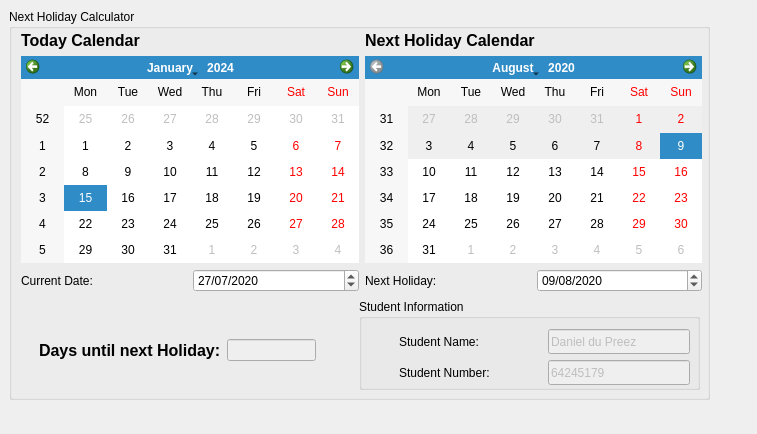
<?xml version="1.0" encoding="UTF-8"?>
<ui version="4.0">
 <class>Dialog</class>
 <widget class="QDialog" name="Dialog">
  <property name="geometry">
   <rect>
    <x>0</x>
    <y>0</y>
    <width>757</width>
    <height>434</height>
   </rect>
  </property>
  <property name="windowTitle">
   <string>Next Holiday Calculator</string>
  </property>
  <widget class="QGroupBox" name="nextHolidayGroupBox">
   <property name="geometry">
    <rect>
     <x>9</x>
     <y>9</y>
     <width>701</width>
     <height>391</height>
    </rect>
   </property>
   <property name="title">
    <string>Next Holiday Calculator</string>
   </property>
   <widget class="QGroupBox" name="studentInfoLayout">
    <property name="geometry">
     <rect>
      <x>350</x>
      <y>290</y>
      <width>341</width>
      <height>91</height>
     </rect>
    </property>
    <property name="sizePolicy">
     <sizepolicy hsizetype="Preferred" vsizetype="Preferred">
      <horstretch>0</horstretch>
      <verstretch>0</verstretch>
     </sizepolicy>
    </property>
    <property name="title">
     <string>Student Information</string>
    </property>
    <widget class="QWidget" name="layoutWidget">
     <property name="geometry">
      <rect>
       <x>40</x>
       <y>30</y>
       <width>291</width>
       <height>56</height>
      </rect>
     </property>
     <layout class="QHBoxLayout" name="studentLayout">
      <item>
       <layout class="QVBoxLayout" name="studentLabelsLayout">
        <item>
         <widget class="QLabel" name="studNameDescLabel">
          <property name="enabled">
           <bool>true</bool>
          </property>
          <property name="text">
           <string>Student Name:</string>
          </property>
         </widget>
        </item>
        <item>
         <widget class="QLabel" name="studNumDesclabel">
          <property name="text">
           <string>Student Number:</string>
          </property>
         </widget>
        </item>
       </layout>
      </item>
      <item>
       <layout class="QVBoxLayout" name="studentDetailsLayout">
        <item>
         <widget class="QLineEdit" name="studNameLable">
          <property name="enabled">
           <bool>false</bool>
          </property>
          <property name="sizePolicy">
           <sizepolicy hsizetype="Preferred" vsizetype="Preferred">
            <horstretch>0</horstretch>
            <verstretch>0</verstretch>
           </sizepolicy>
          </property>
          <property name="text">
           <string>Daniel du Preez</string>
          </property>
         </widget>
        </item>
        <item>
         <widget class="QLineEdit" name="studNumLable">
          <property name="enabled">
           <bool>false</bool>
          </property>
          <property name="sizePolicy">
           <sizepolicy hsizetype="Preferred" vsizetype="Preferred">
            <horstretch>0</horstretch>
            <verstretch>0</verstretch>
           </sizepolicy>
          </property>
          <property name="text">
           <string>64245179</string>
          </property>
         </widget>
        </item>
       </layout>
      </item>
     </layout>
    </widget>
   </widget>
   <widget class="QWidget" name="layoutWidget">
    <property name="geometry">
     <rect>
      <x>12</x>
      <y>22</y>
      <width>681</width>
      <height>261</height>
     </rect>
    </property>
    <layout class="QHBoxLayout" name="calendarLayout">
     <item>
      <layout class="QVBoxLayout" name="todayLayout">
       <item>
        <widget class="QLabel" name="todayCalendarLabel">
         <property name="text">
          <string>&lt;html&gt;&lt;head/&gt;&lt;body&gt;&lt;p&gt;&lt;span style=&quot; font-size:12pt; font-weight:600;&quot;&gt;Today Calendar&lt;/span&gt;&lt;/p&gt;&lt;/body&gt;&lt;/html&gt;</string>
         </property>
        </widget>
       </item>
       <item>
        <widget class="QCalendarWidget" name="todayCalendar">
         <property name="minimumDate">
          <date>
           <year>2020</year>
           <month>7</month>
           <day>26</day>
          </date>
         </property>
        </widget>
       </item>
       <item>
        <layout class="QHBoxLayout" name="currentDateLayout">
         <item>
          <widget class="QLabel" name="currentDate">
           <property name="text">
            <string>Current Date:</string>
           </property>
          </widget>
         </item>
         <item>
          <widget class="QDateEdit" name="currentDateEdit">
           <property name="dateTime">
            <datetime>
             <hour>0</hour>
             <minute>0</minute>
             <second>0</second>
             <year>2020</year>
             <month>7</month>
             <day>27</day>
            </datetime>
           </property>
           <property name="currentSection">
            <enum>QDateTimeEdit::DaySection</enum>
           </property>
           <property name="displayFormat">
            <string>dd/MM/yyyy</string>
           </property>
           <property name="date">
            <date>
             <year>2020</year>
             <month>7</month>
             <day>27</day>
            </date>
           </property>
          </widget>
         </item>
        </layout>
       </item>
      </layout>
     </item>
     <item>
      <layout class="QVBoxLayout" name="nextHolidayLayout">
       <item>
        <widget class="QLabel" name="nextHolidayCalendarLabel">
         <property name="text">
          <string>&lt;html&gt;&lt;head/&gt;&lt;body&gt;&lt;p&gt;&lt;span style=&quot; font-size:12pt; font-weight:600;&quot;&gt;Next Holiday Calendar&lt;/span&gt;&lt;/p&gt;&lt;/body&gt;&lt;/html&gt;</string>
         </property>
        </widget>
       </item>
       <item>
        <widget class="QCalendarWidget" name="nextHolidayCalendar">
         <property name="selectedDate">
          <date>
           <year>2020</year>
           <month>8</month>
           <day>9</day>
          </date>
         </property>
         <property name="minimumDate">
          <date>
           <year>2020</year>
           <month>8</month>
           <day>9</day>
          </date>
         </property>
        </widget>
       </item>
       <item>
        <layout class="QHBoxLayout" name="nextHolidayDateLayout">
         <item>
          <widget class="QLabel" name="nextHolidayDateLabel">
           <property name="text">
            <string>Next Holiday:</string>
           </property>
          </widget>
         </item>
         <item>
          <widget class="QDateEdit" name="nextHolidayDateEdit">
           <property name="dateTime">
            <datetime>
             <hour>0</hour>
             <minute>0</minute>
             <second>0</second>
             <year>2020</year>
             <month>8</month>
             <day>9</day>
            </datetime>
           </property>
           <property name="displayFormat">
            <string>dd/MM/yyyy</string>
           </property>
          </widget>
         </item>
        </layout>
       </item>
      </layout>
     </item>
    </layout>
   </widget>
   <widget class="QWidget" name="layoutWidget">
    <property name="geometry">
     <rect>
      <x>30</x>
      <y>330</y>
      <width>277</width>
      <height>23</height>
     </rect>
    </property>
    <layout class="QHBoxLayout" name="daysUntilNextLayout">
     <item>
      <widget class="QLabel" name="daysUntilNextLabel">
       <property name="text">
        <string>&lt;html&gt;&lt;head/&gt;&lt;body&gt;&lt;p&gt;&lt;span style=&quot; font-size:12pt; font-weight:600;&quot;&gt;Days until next Holiday:&lt;/span&gt;&lt;/p&gt;&lt;/body&gt;&lt;/html&gt;</string>
       </property>
      </widget>
     </item>
     <item>
      <widget class="QLineEdit" name="daysUntilNextLineEdit">
       <property name="enabled">
        <bool>false</bool>
       </property>
      </widget>
     </item>
    </layout>
   </widget>
  </widget>
 </widget>
 <resources/>
 <connections>
  <connection>
   <sender>currentDateEdit</sender>
   <signal>dateChanged(QDate)</signal>
   <receiver>todayCalendar</receiver>
   <slot>setSelectedDate(QDate)</slot>
   <hints>
    <hint type="sourcelabel">
     <x>204</x>
     <y>274</y>
    </hint>
    <hint type="destinationlabel">
     <x>197</x>
     <y>243</y>
    </hint>
   </hints>
  </connection>
  <connection>
   <sender>nextHolidayDateEdit</sender>
   <signal>dateChanged(QDate)</signal>
   <receiver>nextHolidayCalendar</receiver>
   <slot>setSelectedDate(QDate)</slot>
   <hints>
    <hint type="sourcelabel">
     <x>504</x>
     <y>270</y>
    </hint>
    <hint type="destinationlabel">
     <x>482</x>
     <y>211</y>
    </hint>
   </hints>
  </connection>
 </connections>
</ui>
